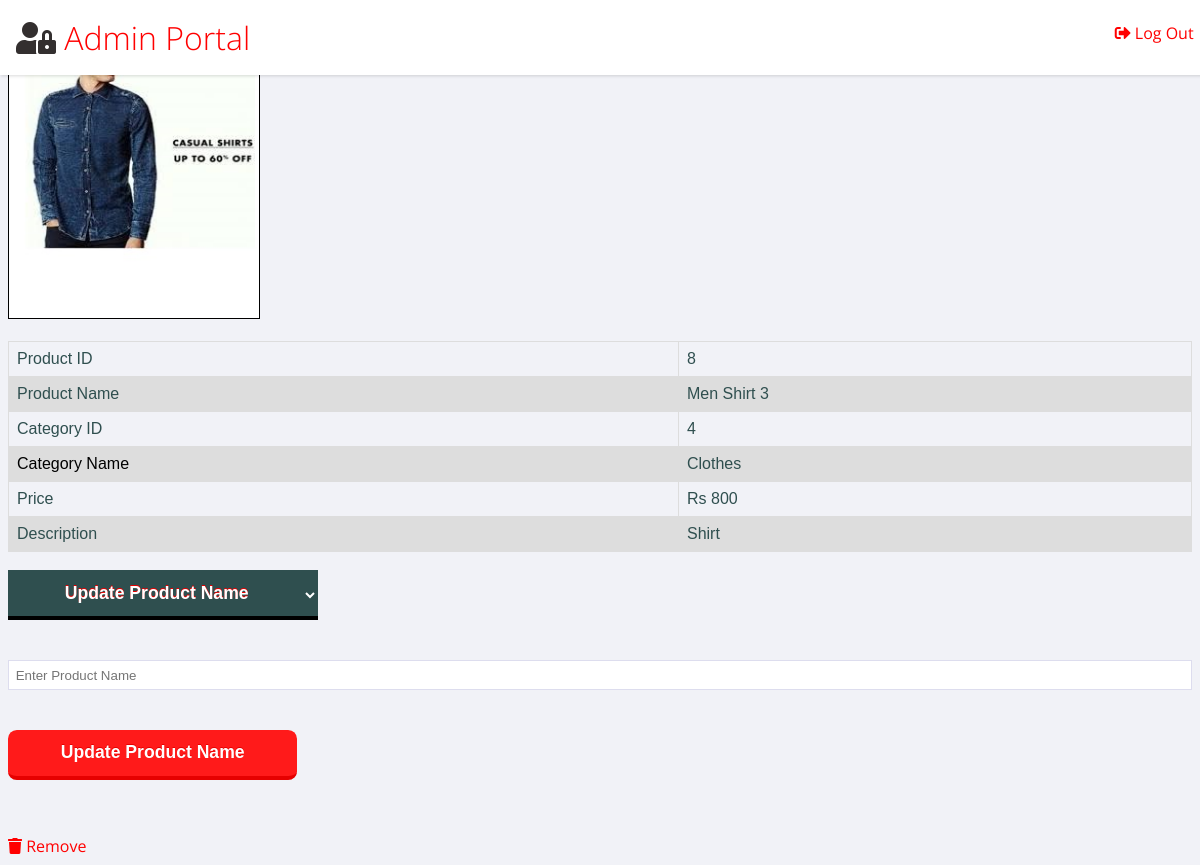
/product_edit.php?productid=8, run on the app's committed database.
### tables this page shows
CREATE TABLE `products` (
  `product_id` int(10) NOT NULL,
  `product_name` varchar(100) NOT NULL,
  `category_id` int(10) NOT NULL,
  `date_added` datetime NOT NULL,
  `description` varchar(2000) NOT NULL,
  `price` int(10) NOT NULL,
  `icon_name` varchar(250) NOT NULL
);

CREATE TABLE `category` (
  `category_id` int(10) NOT NULL,
  `category_name` varchar(50) NOT NULL
);

### product_edit.php (the view, shortened to what this page needs)
<!DOCTYPE>
<html>
<head><link rel="stylesheet" href="https://use.fontawesome.com/releases/v5.8.2/css/all.css"></head>
<header role="banner">
  <h1> <i style="color:#332F2F;" class="fas fa-user-lock"></i> Admin Portal</h1>
  <ul class="utilities">
    <br>
    <li class="logout"><a href="logout.php"><i class="fas fa-sign-out-alt" style =" margin-right: 4px"></i>Log Out</a></li>
  </ul>
</header>
<?php
    $conn = OpenCon();
    $product_id = $_GET['productid'];
    $query = 'SELECT products.icon_name,products.product_id,products.product_name,products.category_id,category_name,price,date_added,description FROM products,category WHERE (products.category_id=category.category_id) AND (product_id = '.$product_id.')';
    $result= mysqli_query($conn,$query);
    if($result->num_rows == 0)
    {
      echo '<script>alert("Invalid Product ID");window.history.back();</script>';
      exit;
    }
    else
    {
      $row = $result->fetch_assoc();
      $image=$row['icon_name'];
      echo '<img class = "imgpro" src="images/'.$image.'" alt="Image">';
      echo '<br><br>';
      		echo '<table>';
		    echo '<tr>';
			echo '<td> Product ID </td> <td> '.$product_id.'</td>';
			echo '</tr>';
			echo '<tr>';
			echo '<td> Product Name </td> <td> '.$row['product_name'].'</td>';
			echo '</tr>';
			echo '<tr>';
			echo '<td>Category ID</td> <td> '.$row['category_id'].'</td>';
			echo '</tr>';
      echo '<tr>';
      echo '<td style = "color:black;">Category Name</td> <td>'.$row['category_name'].'<br>';
      echo '</tr>';
      echo '<tr>';
      echo '<td>Price</td> <td> Rs  '.$row['price'].'<br>';
      echo '</tr>';
      echo '<tr>';
      echo '<td>Description</td> <td>'.$row['description'].'<br>';
      echo '</tr>';
      echo '</table>';
    }
  ?>
  <body onload="starting()">
  <select name="search_options" id="search_options"  onchange="showfield(this.options[this.selectedIndex].value)">
    <option value="upn">Update Product Name</option>
  </select>
  <div id="dupn">
    <form action=<?php echo 'updateproductname.php?productid='.$product_id.'&'?> method="POST">
      <input type="text" name="update_pn" id="epn" required placeholder="Enter Product Name" onchange="checkdisable('epn','idupn')" onkeyup="checkdisable('epn','idupn')"> </br>
      <input type="submit" id="idupn" disabled value="Update Product Name" />
    </form>
  </div>
<div>
  </body>
	<?php
		echo '<br>';
		echo '<div class = "rempro" align="right"><i class="fas fa-trash"></i> <a href="delete_product.php?product_id='.$product_id.'">Remove </div>';
		echo '<br>';
	?>
</html>

### product_edit.php (style rules this page uses)
html { box-sizing: border-box; }
body { background: #f1f2f7; font-family: "Open Sans", arial, sans-serif; color: darkslategray; }
header[role ="banner"] h1 { margin: 0; font-weight: 300; padding: 1rem; }
header[role="banner"] { background: white; box-shadow: 1px 1px 3px rgba(0, 0, 0, 0.15); position: fixed; top: 0; left: 0; width: 100%; z-index: 99; height: 75px; padding-right: 0.6em; color: red; }
header[role="banner"] .utilities { position: absolute; top: 0; right: 0; background: transparent; color: darkslategray; width: auto; }
header[role="banner"] .utilities li { display: inline-block; }
header[role="banner"] .utilities li a { padding: 0.5em 1em; }
a { text-decoration: none; color: inherit; }
ul, li { list-style-type: none; margin: 0; padding: 0; }

### data on the page
products: icon_name (picture), product_name "Men Shirt 3", category "4", category.category_name "Clothes", price "800", description "Shirt"

### other printed values
$product_id "8"
